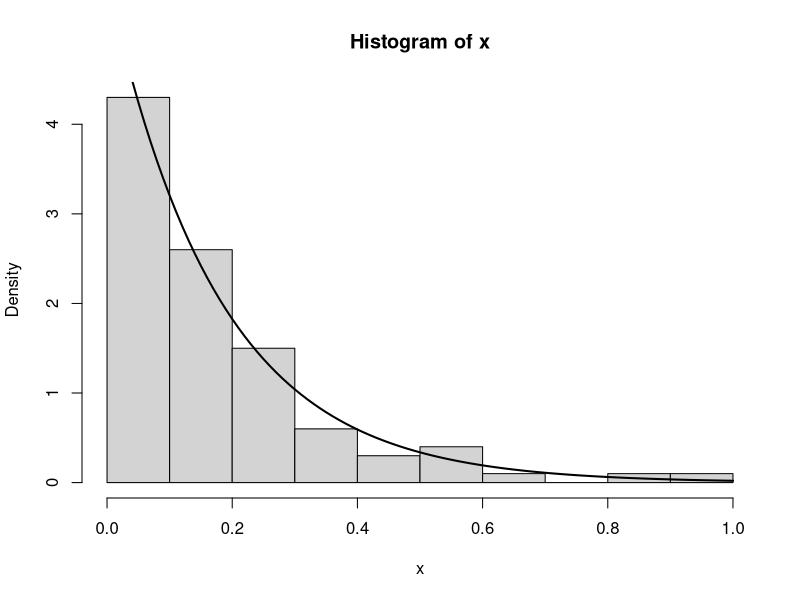

The R script that drew this image: (Note: this script raises an error after producing the figure.)

# Optim -------------------------------------------------------------------
#EXEMPLO
x <- rexp(100, rate=5)

emv <- 1/mean(x)
emv

hist(x, freq = F)
curve(dexp(x,rate = emv), add = T,lwd = 2)

x <- rexp(1000, rate =,)
emv <- 1/mean(x)
hist(X, freq = F)
curve(dexp(x, rate = ))

log.like.exp <- function(lambda, data)
{
  n <- length(data) 
  ll <- n*log(lambda) - lambda * n * mean(data)
  return(ll)
}
x <- rexp(1000, rate =2)
emv.analitico <- 1/mean(x)
emv.numerico <- optim(par = 2, fn = log.like.exp, data = x, control = list(fnscale = -1))

emv.analitico
emv.numerico   


# Geração de Valores Aleatórios -------------------------------------------


# 9. Geração de Valores Aleatórios

# ENTENDENDO O CÓDIGO
my.dexp             <-      function(x, lambda)
{
  lambda*exp(-lambda*x) # Criando a função densidade
}

my.pexp.numerical   <-      function(x, lambda)
{
  my.int          <-      function(x, lambda) # Criando uma função pra utilizar no apply
  { # Ela integra a fdp, recebendo o parametro lambda pra fdp e o lower sendo o intervalo de integração inf = 0 e o sup = x
    integrate(my.dexp, lambda = lambda, lower = 0, upper = x)$value # é pego do resultado apenas o valor
  } 
  sapply(x, FUN=my.int, lambda) # Aplica nos dados a integral da fdp, ou seja a fda
}

my.qexp.numerical   <-      function(q, lambda) # Função quantil
{ 
  f                 <-      function(P, fixed)  # Função pra ser aplicada no unirrot                    
  {
    lambda          <-      fixed$lambda        # fixed é uma lista com 2 dimensões
    q               <-      fixed$q             # A 1° o valor de lambda, e a 2° todos quantis que queremos calcular
    criterion       <-      q - my.pexp.numerical(P, lambda)   # É o inverso da probabiladade da FDA                     
    return(criterion)
  }
  P                 <-      numeric(length(q)) # Para cada q passado vai achar uma raiz                                     
  for(i in 1:length(q))
  {
    fixed           <-      list(lambda = lambda, q = q[i]) # É a lista que será passado para função f
    root.p          <-      uniroot(f, lower = 0, upper = 100, fixed = fixed) 
    # unirrot procura as raizes da função f, com o intervalo de integração de 0 a 100, o fixed é a lista que a f recebe
    P[i]            <-      root.p$root # pega apenas a raiz pra retornar
  }
  return(P)
}

my.qexp.numerical(0.9, 2)
my.qexp.numerical(c(0.9, 0.1), 2)



log_lindley_geometrica <- function(x, n, par) # par[1] será theta, par[2] é o p
{
  2*n*log(par[1]) + n*log(1-par[2]) + sum(log(1+x)) + 
    sum(log(exp(-theta[1]*x))) - n*log(par[1] + 1) -
    2*sum(log(1-theta[2]*(1+(theta[1]*x))))
  
  
  f1 <- 2*n*log(par[1])
  f2 <- n*log(1-theta[2])
  f3 <- sum(log(1+x))
  f4 <- sum(log(exp(-theta[1]*x)))
  f5 <- n*log(theta[1]+1)
  f6 <- 2*sum(log(1-theta[2]*(1+theta[1]*x/(theta[1]+1))*exp(-x*par[1])))
  
  ll <- f1 + f2 + f3 + f4 - f5 - f6
  return(ll)
  
}


